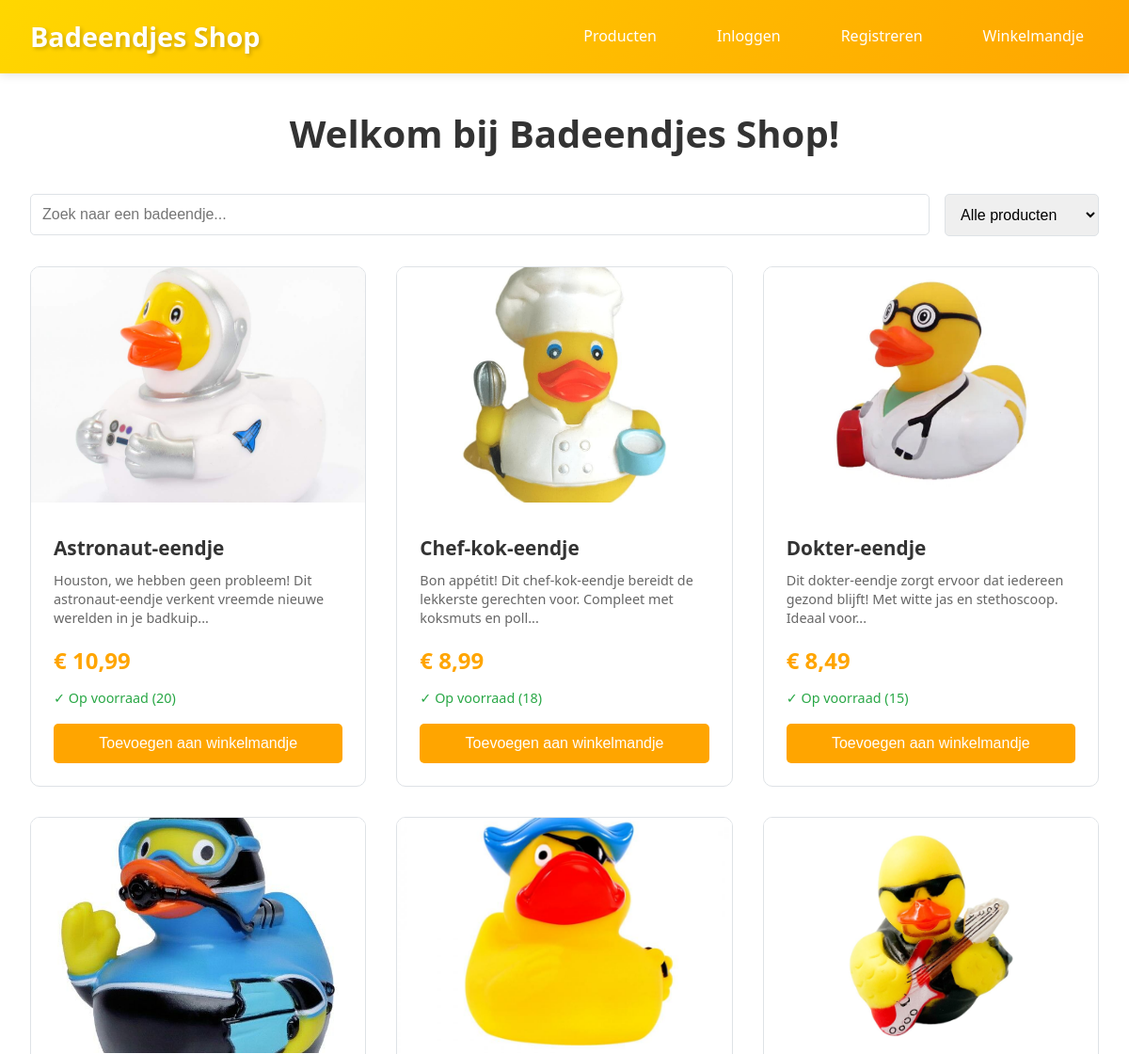
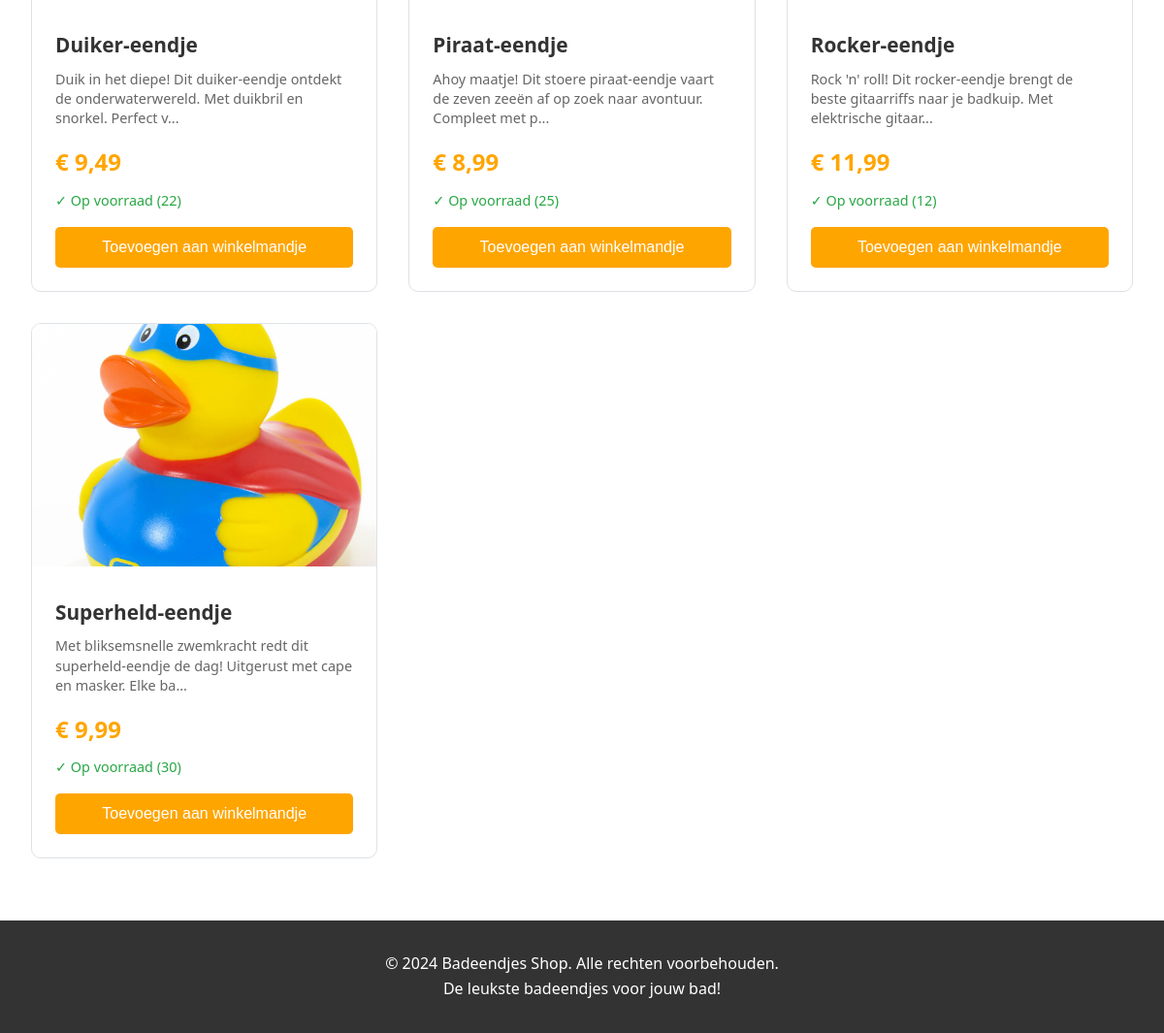
The page / on the database its author committed (2 pictures, top to bottom).
### tables this page shows
CREATE TABLE products (
    id INT PRIMARY KEY AUTO_INCREMENT,
    name VARCHAR(100) NOT NULL,
    description TEXT,
    image_url VARCHAR(255),
    price DECIMAL(10,2) NOT NULL,
    stock INT NOT NULL DEFAULT 0,
    low_stock_threshold INT NOT NULL DEFAULT 5,
    created_at TIMESTAMP DEFAULT CURRENT_TIMESTAMP
);

### includes/functions.php (called while the page is built, shortened)
<?php
function escape($string) {
    return htmlspecialchars($string, ENT_QUOTES, 'UTF-8');
}
function url($path = '') {
    $script_name = $_SERVER['SCRIPT_NAME'];
    $base_path = str_replace('\\', '/', dirname($script_name));
    $base_path = rtrim($base_path, '/');
    $path = ltrim($path, '/');
    return $base_path . '/' . $path;
}
function isLoggedIn() {
    return isset($_SESSION['customer_id']);
}
function formatPrice($price) {
    return '€ ' . number_format($price, 2, ',', '.');
}
?>

### index.php (the view, shortened to what this page needs)
<?php
require_once 'includes/config.php';
require_once 'includes/functions.php';
$search = isset($_GET['search']) ? trim($_GET['search']) : '';
$filter = isset($_GET['filter']) ? $_GET['filter'] : 'all';
$query = "SELECT * FROM products WHERE 1=1";
$params = [];
$query .= " ORDER BY name ASC";
$stmt = $pdo->prepare($query);
$stmt->execute($params);
$products = $stmt->fetchAll();
?>
<!DOCTYPE html>
<html lang="nl">
<head>
    <link rel="stylesheet" href="<?php echo url('assets/css/style.css'); ?>">
</head>
<body>
    <header>
        <nav>
            <a href="<?php echo url('index.php'); ?>" class="logo"> Badeendjes Shop</a>
            <ul class="nav-links">
                <li><a href="<?php echo url('index.php'); ?>">Producten</a></li>
                <?php if (isLoggedIn()): ?>
                    <li><a href="<?php echo url('customer/account.php'); ?>">Mijn Account</a></li>
                    <li><a href="<?php echo url('customer/orders.php'); ?>">Bestellingen</a></li>
                    <li><a href="<?php echo url('customer/logout.php'); ?>">Uitloggen</a></li>
                <?php else: ?>
                    <li><a href="<?php echo url('customer/login.php'); ?>">Inloggen</a></li>
                    <li><a href="<?php echo url('customer/register.php'); ?>">Registreren</a></li>
                <?php endif; ?>
                <li class="cart-icon">
                    <a href="<?php echo url('cart.php'); ?>"> Winkelmandje
                    </a>
                </li>
            </ul>
        </nav>
    </header>
    <main>
        <h1>Welkom bij Badeendjes Shop!</h1>
        <div class="search-filter">
            <form method="GET" action="index.php" class="search-box">
                <input type="text"
                       name="search"
                       placeholder="Zoek naar een badeendje..."
                       value="<?php echo escape($search); ?>">
            </form>
            <div class="filter-select">
                <select name="filter" onchange="window.location.href='index.php?filter=' + this.value + '<?php echo !empty($search) ? '&search=' . urlencode($search) : ''; ?>'">
                    <option value="all" <?php echo $filter == 'all' ? 'selected' : ''; ?>>Alle producten</option>
                </select>
            </div>
        </div>
        <?php if (empty($products)): ?>
            <div class="empty-state">
                <div class="empty-state-icon"></div>
                <h2>Geen producten gevonden</h2>
                <p>Probeer een andere zoekterm of filter.</p>
            </div>
        <?php else: ?>
            <div class="product-grid">
                <?php foreach ($products as $product): ?>
                    <div class="product-card" onclick="window.location.href='<?php echo url('product.php?id=' . $product['id']); ?>'">
                        <img src="<?php echo escape($product['image_url']); ?>"
                             alt="<?php echo escape($product['name']); ?>"
                             class="product-image">
                        <div class="product-info">
                            <h3 class="product-name"><?php echo escape($product['name']); ?></h3>
                            <p class="product-description">
                                <?php echo escape(substr($product['description'], 0, 100)); ?>...
                            </p>
                            <div class="product-price"><?php echo formatPrice($product['price']); ?></div>
                            <div class="product-stock">
                                <?php if ($product['stock'] > $product['low_stock_threshold']): ?>
                                    <span class="stock-available">✓ Op voorraad (<?php echo $product['stock']; ?>)</span>
                                <?php elseif ($product['stock'] > 0): ?>
                                    <span class="stock-low">⚠ Nog maar <?php echo $product['stock']; ?> beschikbaar!</span>
                                <?php else: ?>
                                    <span class="stock-out">✗ Uitverkocht</span>
                                <?php endif; ?>
                            </div>
                            <?php if ($product['stock'] > 0): ?>
                                <button class="btn btn-full-width"
                                        onclick="event.stopPropagation(); addToCartQuick(<?php echo $product['id']; ?>)">
                                    Toevoegen aan winkelmandje
                                </button>
                            <?php else: ?>
                                <button class="btn btn-full-width" disabled style="background-color: #ccc; cursor: not-allowed;">
                                    Niet beschikbaar
                                </button>
                            <?php endif; ?>
                        </div>
                    </div>
                <?php endforeach; ?>
            </div>
        <?php endif; ?>
    </main>
    <footer>
        <p>&copy; 2024 Badeendjes Shop. Alle rechten voorbehouden.</p>
        <p>De leukste badeendjes voor jouw bad! </p>
    </footer>
</body>
</html>

### assets/css/style.css (style rules this page uses)
:root { --primary-color: #FFD700; --secondary-color: #FFA500; --accent-color: #FF6B6B; --text-color: #333; --light-bg: #F8F9FA; --border-color: #DEE2E6; --success-color: #28A745; --warning-color: #FFC107; --danger-color: #DC3545; }
* { margin: 0; padding: 0; box-sizing: border-box; }
body { font-family: 'Segoe UI', Tahoma, Geneva, Verdana, sans-serif; line-height: 1.6; color: var(--text-color); background-color: #fff; }
header { background: linear-gradient(135deg, var(--primary-color), var(--secondary-color)); padding: 1rem 0; box-shadow: 0 2px 10px rgba(0,0,0,0.1); }
nav { max-width: 1200px; margin: 0 auto; padding: 0 2rem; display: flex; justify-content: space-between; align-items: center; }
.logo { font-size: 1.8rem; font-weight: bold; color: white; text-decoration: none; text-shadow: 2px 2px 4px rgba(0,0,0,0.2); }
.nav-links { display: flex; gap: 2rem; align-items: center; list-style: none; }
.nav-links a { color: white; text-decoration: none; font-weight: 500; transition: all 0.3s; padding: 0.5rem 1rem; border-radius: 5px; }
.cart-icon { position: relative; }
main { max-width: 1200px; margin: 2rem auto; padding: 0 2rem; }
h1, h2, h3 { color: var(--text-color); margin-bottom: 1rem; }
h1 { font-size: 2.5rem; text-align: center; margin-bottom: 2rem; }
.search-filter { display: flex; gap: 1rem; margin-bottom: 2rem; flex-wrap: wrap; }
.search-box { flex: 1; min-width: 250px; }
.search-box input, .filter-select select { width: 100%; padding: 0.75rem; border: 1px solid var(--border-color); border-radius: 5px; font-size: 1rem; }
.product-grid { display: grid; grid-template-columns: repeat(auto-fill, minmax(280px, 1fr)); gap: 2rem; margin-bottom: 3rem; }
.product-card { background: white; border: 1px solid var(--border-color); border-radius: 10px; overflow: hidden; transition: transform 0.3s, box-shadow 0.3s; cursor: pointer; }
.product-image { width: 100%; height: 250px; object-fit: cover; background-color: var(--light-bg); }
.product-info { padding: 1.5rem; }
.product-name { font-size: 1.3rem; font-weight: bold; margin-bottom: 0.5rem; color: var(--text-color); }
.product-description { color: #666; font-size: 0.9rem; margin-bottom: 1rem; line-height: 1.4; }
.product-price { font-size: 1.5rem; font-weight: bold; color: var(--secondary-color); margin-bottom: 0.5rem; }
.product-stock { font-size: 0.9rem; margin-bottom: 1rem; }
.stock-available { color: var(--success-color); }
.btn { display: inline-block; padding: 0.75rem 1.5rem; background-color: var(--secondary-color); color: white; text-decoration: none; border: none; border-radius: 5px; cursor: pointer; font-size: 1rem; font-weight: 500; transition: all 0.3s; text-align: center; }
.btn-full-width { width: 100%; }
footer { background-color: var(--text-color); color: white; text-align: center; padding: 2rem 0; margin-top: 4rem; }

### rows shown on the page
products: image_url (picture), name "Astronaut-eendje", description "Houston, we hebben geen probleem! Dit astronaut-eendje verkent vreemde nieuwe werelden in je badkuip", price "€ 10,99", stock "20"
products: image_url (picture), name "Chef-kok-eendje", description "Bon appétit! Dit chef-kok-eendje bereidt de lekkerste gerechten voor. Compleet met koksmuts en poll", price "€ 8,99", stock "18"
products: image_url (picture), name "Dokter-eendje", description "Dit dokter-eendje zorgt ervoor dat iedereen gezond blijft! Met witte jas en stethoscoop. Ideaal voor", price "€ 8,49", stock "15"
products: image_url (picture), name "Duiker-eendje", description "Duik in het diepe! Dit duiker-eendje ontdekt de onderwaterwereld. Met duikbril en snorkel. Perfect v", price "€ 9,49", stock "22"
products: image_url (picture), name "Piraat-eendje", description "Ahoy maatje! Dit stoere piraat-eendje vaart de zeven zeeën af op zoek naar avontuur. Compleet met p", price "€ 8,99", stock "25"
products: image_url (picture), name "Rocker-eendje", description "Rock 'n' roll! Dit rocker-eendje brengt de beste gitaarriffs naar je badkuip. Met elektrische gitaar", price "€ 11,99", stock "12"
products: image_url (picture), name "Superheld-eendje", description "Met bliksemsnelle zwemkracht redt dit superheld-eendje de dag! Uitgerust met cape en masker. Elke ba", price "€ 9,99", stock "30"
